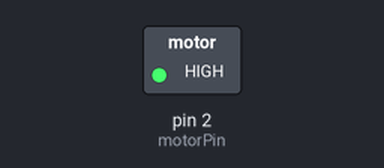
A sketch run on a simulated Arduino Uno, built with avr-gcc and run on an emulated ATmega328P. Shown: switched loads named in the sketch (green lamp = pin HIGH).

Above: at 1.5 s.
At 4.5 s:
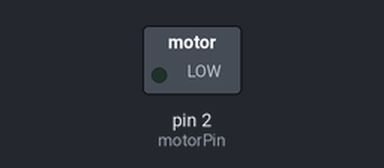
Timing chart, 0 to 7.8 s (numbered marks = the images above):
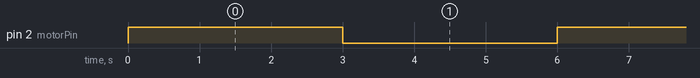

The sketch:

motor.ino
```cpp
// constant pin for the transistor connected to the motor
const int motorPin = 2;

void setup() { //set motorPin as OUTPUT
  pinMode(motorPin, OUTPUT);
}

void loop() { // milliseconds to turn the motor on
  int onTime = 3000; // milliseconds to turn the motor off
  int offTime = 3000;

// turn the motor on (full speed)
digitalWrite(motorPin, HIGH); // delay for onTime milliseconds
delay(onTime); // turn the motor off
digitalWrite(motorPin, LOW); // delay for offTime milliseconds
delay(offTime); }
```

Measured:
- by itself, pin 2 (motorPin): alternates HIGH for 3.0 s and LOW for 3.0 s
